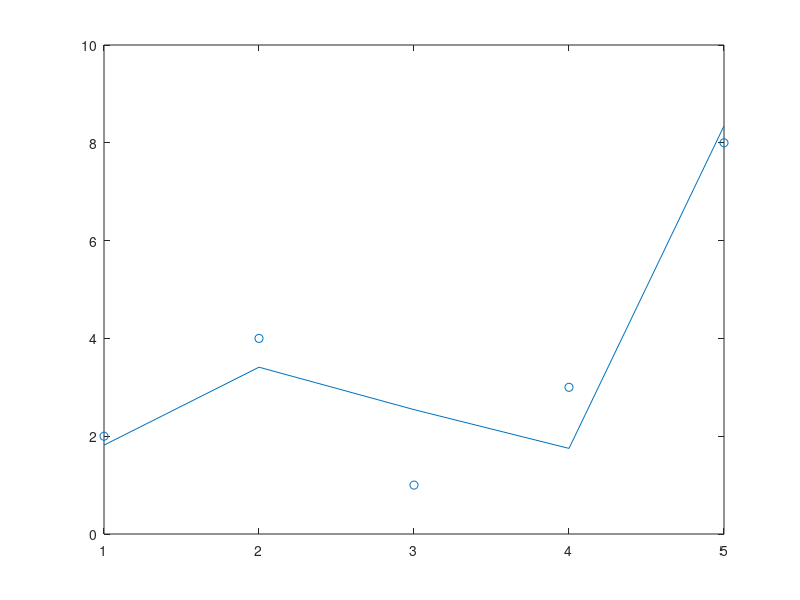

MATLAB code for this plot:
clear
clc

% Order can be adjusted for any other degrees. Here I defined the order 3.
order = 3;

% Given data in the question
x = [1;2;3;4;5];
y = [2;4;1;3;8];

% N is the size of the data
N = size(x,1);

% M must be a matrix of order+1 x order+1 .

M = zeros(order+1,order+1);

% V must be a matrix of order+1 x 1 .
V = zeros(order+1,1);

% A is the coefficient for the equation is must be also order+1 because of x^0.
a = zeros(order+1,1);


%M(1) and V(1) is same for all orders.
M(1) = N;
V(1) = sum(y);

for i=1:(order+1)
   
    % If it is the first row then add normally.
    if(i == 1)
        for j=2:(order+1)
            M(i,j) = sum(power(x,j));
        end 
 
    
    else  
        % If it is other other rows increase the power of first indices by 1.
        for j=1:(order+1)
            M(i,j) = sum(power(x,j+i-1));
        end
         % I also defined V in the same loop.
        V(i) = sum(power(x,i-1).*y);

    end
end


% Find the Linear Solution for M * a = V. It is the same with M\V operation.

a = linsolve(M,V);

% Create fit datas for visualizing.
x_fit = [1:size(x,1)];
y_fit = zeros(size(x_fit,2),1);

% Define each y data for given coefficients.
for k = 1: size(x_fit,2)

    for e = 1:(order+1)
       y_fit(k) = y_fit(k) + power(x_fit(k),e)*a(e);
    end
      
end


% Fit data is plotted.

plot(x_fit,y_fit);
hold on
% Given data in the question.
scatter(x,y)

M
V
a
